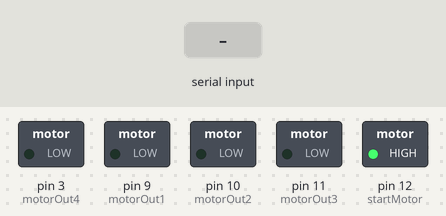
This sketch was run on a simulated Arduino Uno, built with avr-gcc and run on an emulated ATmega328P. On the bench: switched loads named in the sketch (green lamp = pin HIGH). The inputs (shaded band) are chosen by the test bench. What the sketch prints to the serial monitor is not drawn.

Above: at 1.8 s.
1.9 s: byte 30 received over Serial
At 2.8 s:
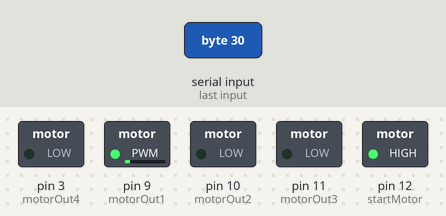
3.4 s: byte 90 received over Serial
At 4.1 s:
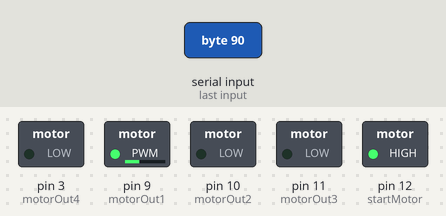
Timing chart, 0 to 6.4 s (numbered marks = the images above; inputs shaded):
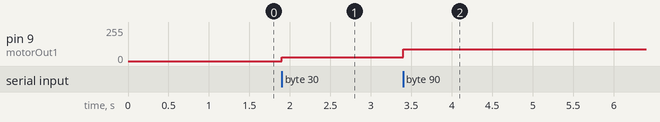

The sketch:

hapticglove_motors_v3.ino
```cpp
// [Motor] SLAVE (receiving bluetooth) Script
// Receive from bluetooth, modulate motors.

int motorOut1 = 9;		// Motor 1 pin (haptic for thumb sensor)
int motorOut2 = 10;		// Motor 2 pin (haptic for index sensor)
int motorOut3 = 11;		// Motor 3 pin (haptic for middle sensor)
int motorOut4 = 3;		// Motor 4 pin (haptic for ring? pinky? palm?)

int incomingHaptic[5];		// Todo: allow for incoming data from 4 sensors vs 1
int startMotor = 12;		// Sets the EN pin on DRVs to high
int i = 0;

void setup() {
  TCCR1B = TCCR1B & 0b11111000 | 0x01;	// Sets Timer 1 (pwm pins 9,10) Frequency to 31250
  TCCR2B = TCCR2B & 0b11111000 | 0x01;	// Sets Timer 2 (pwm pins 3, 11) Frequency to 31250
  pinMode(motorOut1, OUTPUT);		// Set the pins which control the motors to "OUTPUT" mode
  pinMode(motorOut2, OUTPUT);
  pinMode(motorOut3, OUTPUT);
  pinMode(motorOut4, OUTPUT);
  pinMode(startMotor, OUTPUT);

  Serial.begin(115200);			// Init serial connection (used w/bluetooth)
  delay(400);				// Short delay to allow system negotiation time
  Serial.print("$$$");			// Enter bluetooth command mode
  delay(100);
  Serial.println("SM,0");			// Slave mode (SM,0); other bt devices can discover and connect;
  delay(100);			        //       outbound connections can also be made.
  Serial.println("---");			// Exit bluetooth command mode

  digitalWrite(startMotor, HIGH);	// Enable motors (set EN pin on DRVs to high)
}

// the drv2603 requires >50% duty cycle for vibration
// so anything above analogWrite(128) should in theory produce vibration
// with test circuit 140 (2.75V) is about where the motor starts spinning.
// making the tactile range from 140-255

void loop() {
  //motorLev1 = motorLev1/2 + 128;		// Scale from 0-255 to 128-255 for motor output (>50% duty cycle)
  analogWrite(motorOut1, incomingHaptic[0]);	// Run der motor
  analogWrite(motorOut2, incomingHaptic[1]);
  analogWrite(motorOut3, incomingHaptic[2]);
  analogWrite(motorOut4, incomingHaptic[3]);
  delay(50);
}

void serialEvent() {
  while (Serial.available()) {
    incomingHaptic[i] = Serial.read();
    if (incomingHaptic[i] == 77) {
      i=0;
    }
    else {
      i++;
    }
  }
  i=0;
}
```

Measured:
- after the input at 1.9 s, pin 9 (motorOut1): 0/255 → 30/255 at once
- after the input at 3.4 s, pin 9 (motorOut1): 30/255 → 90/255 at once
